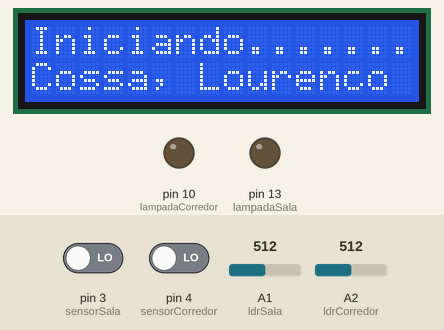
Bench run of a sketch on a simulated Arduino Uno, built with avr-gcc and run on an emulated ATmega328P. Shown: 16×2 character LCD, output pins drawn as LEDs (lit = HIGH). Inputs (shaded band) come from the test bench; at power-on: pin 3 (sensorSala) LOW, pin 4 (sensorCorredor) LOW, A1 (ldrSala) = 512, A2 (ldrCorredor) = 512. What the sketch prints to the serial monitor is not drawn.

Above: at 0.1 s.
1.8 s: pin 3 (sensorSala) driven HIGH
At 3.1 s:
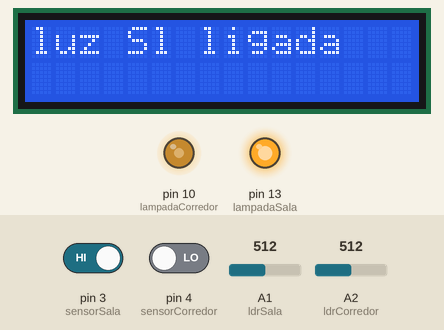
3.6 s: pin 4 (sensorCorredor) driven HIGH
At 5.1 s:
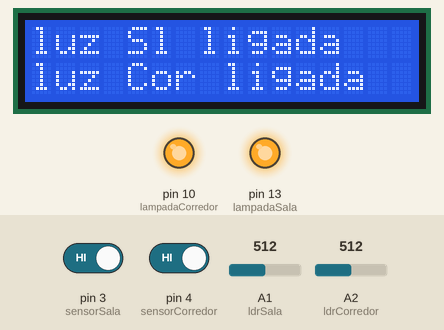
5.6 s: A1 (ldrSala) set to 658
7.4 s: A1 (ldrSala) set to 679
At 9.4 s:
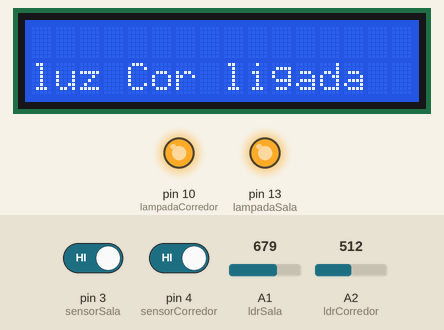
9.7 s: A2 (ldrCorredor) set to 656
11.4 s: A2 (ldrCorredor) set to 679
At 13.5 s:
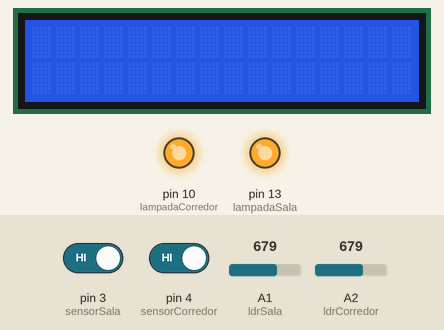
Timing chart, 0 to 14.8 s (numbered marks = the images above; inputs shaded):
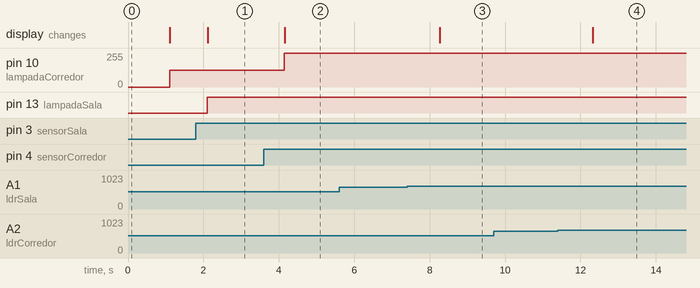

Measured:
- the behaviour switches between 669 and 670 on A1 (ldrSala) (found by bisection; images 2 and 3)
- the behaviour switches between 669 and 670 on A2 (ldrCorredor) (found by bisection; images 3 and 4)
- after the input at 1.8 s, pin 13 (lampadaSala): LOW → HIGH after 0.30 s; the display: changes after 0.32 s (image 1)
- after the input at 3.6 s, pin 10 (lampadaCorredor): 127/255 → 255/255 after 0.55 s; the display: changes after 0.56 s (image 2)
- after the input at 7.4 s, the display: changes after 0.87 s (image 3)
- after the input at 11.4 s, the display: changes after 0.93 s (image 4)

The sketch:

PC_CossaLourenco.ino
```cpp
#include <LiquidCrystal_I2C.h>

int sensorSala = 3;
int sensorCorredor = 4;
int lampadaSala = 13;
int lampadaCorredor = 10;
int ldrSala = A1;
int ldrCorredor = A2;

LiquidCrystal_I2C display(0x3F, 16, 2);

void setup() {
  pinMode(lampadaSala, OUTPUT);
  pinMode(lampadaCorredor, OUTPUT);
  pinMode(ldrSala, INPUT);
  pinMode(ldrCorredor, INPUT);
  pinMode(sensorSala, INPUT);
  pinMode(sensorCorredor, INPUT);
Serial.begin(9600);
  display.init();
  display.backlight();
  display.setCursor(0, 0);
  display.print("Iniciando..........");
  display.setCursor(0, 1);
  display.print("Cossa, Lourenco");
}

void loop() {
   delay(1000);
   display.clear();
  int LDRsala = analogRead(ldrSala);
  boolean SENSORsala = digitalRead(sensorSala);
  int LDRcorredor = analogRead(ldrCorredor);
  boolean SENSORcorredor = digitalRead(sensorCorredor);
Serial.println("sala:");
Serial.println(LDRsala);
Serial.println(SENSORsala);


  if ((LDRsala <670) && SENSORsala == HIGH) {
    digitalWrite(lampadaSala, HIGH);
    display.setCursor(0, 0);
    display.print("luz Sl ligada");
  }

  if (LDRcorredor < 670) {
    analogWrite(lampadaCorredor, 127);
    if ( SENSORcorredor == HIGH) {
      analogWrite(lampadaCorredor, 255);
      display.setCursor(0, 1);
      display.print("luz Cor ligada");
    }
  }
}
```
